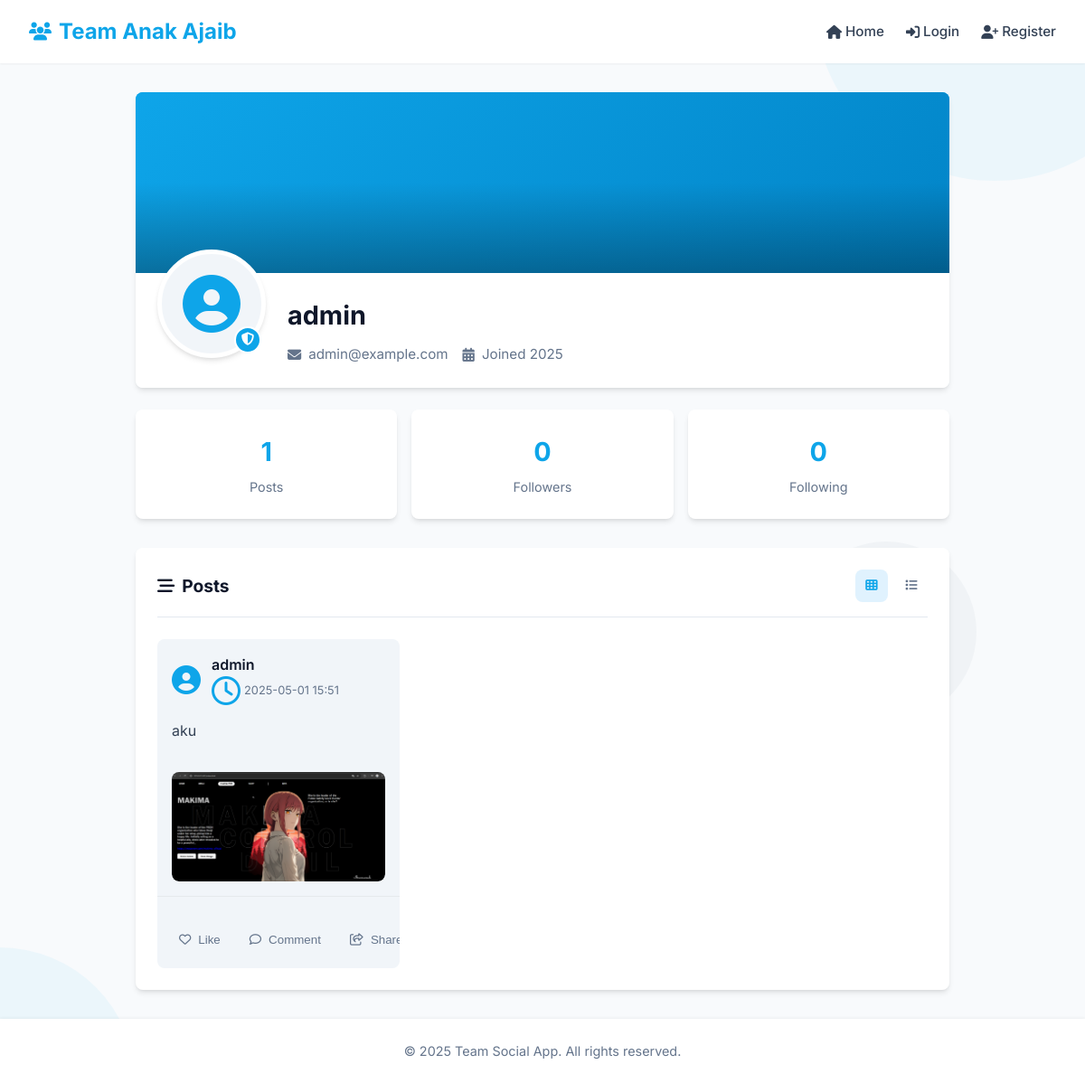
/profile/admin, run on the app's committed database.
### models.py (models this page shows)
class User(Base):
    __tablename__ = "users"
    id = Column(Integer, primary_key=True, index=True)
    username = Column(String, unique=True, index=True)
    email = Column(String, unique=True, index=True)
    password = Column(String)
    is_admin = Column(Boolean, default=False)
    posts = relationship("Post", back_populates="owner")

class Post(Base):
    __tablename__ = "posts"
    id = Column(Integer, primary_key=True, index=True)
    content = Column(String)
    image_path = Column(String, nullable=True)
    timestamp = Column(DateTime)
    user_id = Column(Integer, ForeignKey("users.id"))
    owner = relationship("User", back_populates="posts")

### main.py (the view)
@app.get("/profile/{username}", response_class=HTMLResponse)
async def profile(
    request: Request,
    username: str,
    db: Session = Depends(get_db)
):
    profile_user = db.query(models.User).filter(models.User.username == username).first()
    if not profile_user:
        raise HTTPException(status_code=404, detail="User not found")
    current_user = get_current_user(request, db)
    posts = db.query(models.Post).filter(models.Post.user_id == profile_user.id).order_by(models.Post.timestamp.desc()).all()
    current_year = datetime.now().strftime("%Y")
    return templates.TemplateResponse(
        "profile.html",
        {
            "request": request,
            "profile_user": profile_user,
            "user": current_user,
            "posts": posts,
            "is_own_profile": current_user and current_user.id == profile_user.id,
            "current_year": current_year
        }
    )

### templates/profile.html (shortened to what this page needs)
{% extends "base.html" %}  {% block content %}
<div class="profile-container">
  <div class="profile-header">
    <div class="profile-cover">
      <div class="profile-cover-gradient"></div>
    </div>
    <div class="profile-header-content">
      <div class="profile-avatar">
        <i class="fas fa-user-circle"></i>
        {% if profile_user.is_admin %}
        <div class="admin-badge" title="Admin">
          <i class="fas fa-shield-alt"></i>
        </div>
        {% endif %}
      </div>
      <div class="profile-info">
        <h1 class="profile-name">{{ profile_user.username }}</h1>
        <div class="profile-meta">
          <div class="profile-meta-item">
            <i class="fas fa-envelope"></i>
            <span>{{ profile_user.email }}</span>
          </div>
          <div class="profile-meta-item">
            <i class="fas fa-calendar-alt"></i>
            <span>Joined {{ current_year }}</span>
          </div>
        </div>
      </div>
    </div>
  </div>
  <div class="profile-stats">
    <div class="stat-card">
      <div class="stat-value">{{ posts|length }}</div>
      <div class="stat-label">Posts</div>
    </div>
    <div class="stat-card">
      <div class="stat-value">0</div>
      <div class="stat-label">Followers</div>
    </div>
    <div class="stat-card">
      <div class="stat-value">0</div>
      <div class="stat-label">Following</div>
    </div>
  </div>
  <div class="profile-content">
    <div class="content-header">
      <h2><i class="fas fa-stream"></i> Posts</h2>
      <div class="content-tabs">
        <button class="content-tab active" data-view="grid">
          <i class="fas fa-th"></i>
        </button>
        <button class="content-tab" data-view="list">
          <i class="fas fa-list"></i>
        </button>
      </div>
    </div>
    {% if posts %}
    <div class="posts-container grid-view" id="postsContainer">
      {% for post in posts %}
      <div class="post-card">
        <div class="post-header">
          <div class="post-author">
            <i class="fas fa-user-circle"></i>
            <div class="author-info">
              <div class="author-name">{{ profile_user.username }}</div>
              <div class="post-date">
                <i class="far fa-clock"></i>
                {{ post.timestamp.strftime('%Y-%m-%d %H:%M') }}
              </div>
            </div>
          </div>
        </div>
        <div class="post-content">
          <p>{{ post.content }}</p>
          {% if post.image_path %}
          <div class="post-image-container">
            <img
              src="/static/{{ post.image_path }}"
              alt="Post image"
              class="post-image"
            />
          </div>
          {% endif %}
        </div>
        <div class="post-footer">
          <div class="post-actions">
            <button class="post-action-btn">
              <i class="far fa-heart"></i>
              <span>Like</span>
            </button>
            <button class="post-action-btn">
              <i class="far fa-comment"></i>
              <span>Comment</span>
            </button>
            <button class="post-action-btn">
              <i class="far fa-share-square"></i>
              <span>Share</span>
            </button>
          </div>
        </div>
      </div>
      {% endfor %}
    </div>
    {% endif %}
  </div>
</div>
{% endblock %}

### templates/base.html (style rules this page uses)
:root { --primary: #0ea5e9; --primary-dark: #0284c7; --primary-light: #e0f2fe; --secondary: #64748b; --background: #f8fafc; --white: #ffffff; --gray-100: #f1f5f9; --gray-200: #e2e8f0; --gray-300: #cbd5e1; --gray-700: #334155; --gray-900: #0f172a; --danger: #ef4444; --danger-dark: #b91c1c; --success: #10b981; --border-radius: 8px; --shadow-sm: 0 1px 2px 0 rgba(0, 0, 0, 0.05); --shadow: 0 4px 6px -1px rgba(0, 0, 0, 0.1), 0 2px 4px -1px rgba(0, 0, 0, 0.06); --shadow-lg: 0 10px 15px -3px rgba(0, 0, 0, 0.1), 0 4px 6px -2px rgba(0, 0, 0, 0.05); --transition-speed: 0.3s; }
* { margin: 0; padding: 0; box-sizing: border-box; }
body { font-family: "Inter", sans-serif; line-height: 1.6; color: var(--gray-700); background-color: var(--background); min-height: 100vh; display: flex; flex-direction: column; position: relative; overflow-x: hidden; }
.post-image { max-width: 100%; height: auto; margin-top: 1rem; border-radius: var(--border-radius); }
.post-actions { margin-top: 1rem; display: flex; gap: 0.5rem; }

### data on the page
User: username "admin", email "admin@example.com"
Post: timestamp "2025-05-01 15:51", content "aku", image_path (picture)

### other printed values
{{ current_year }} "2025"
{{ posts|length }} "1"
